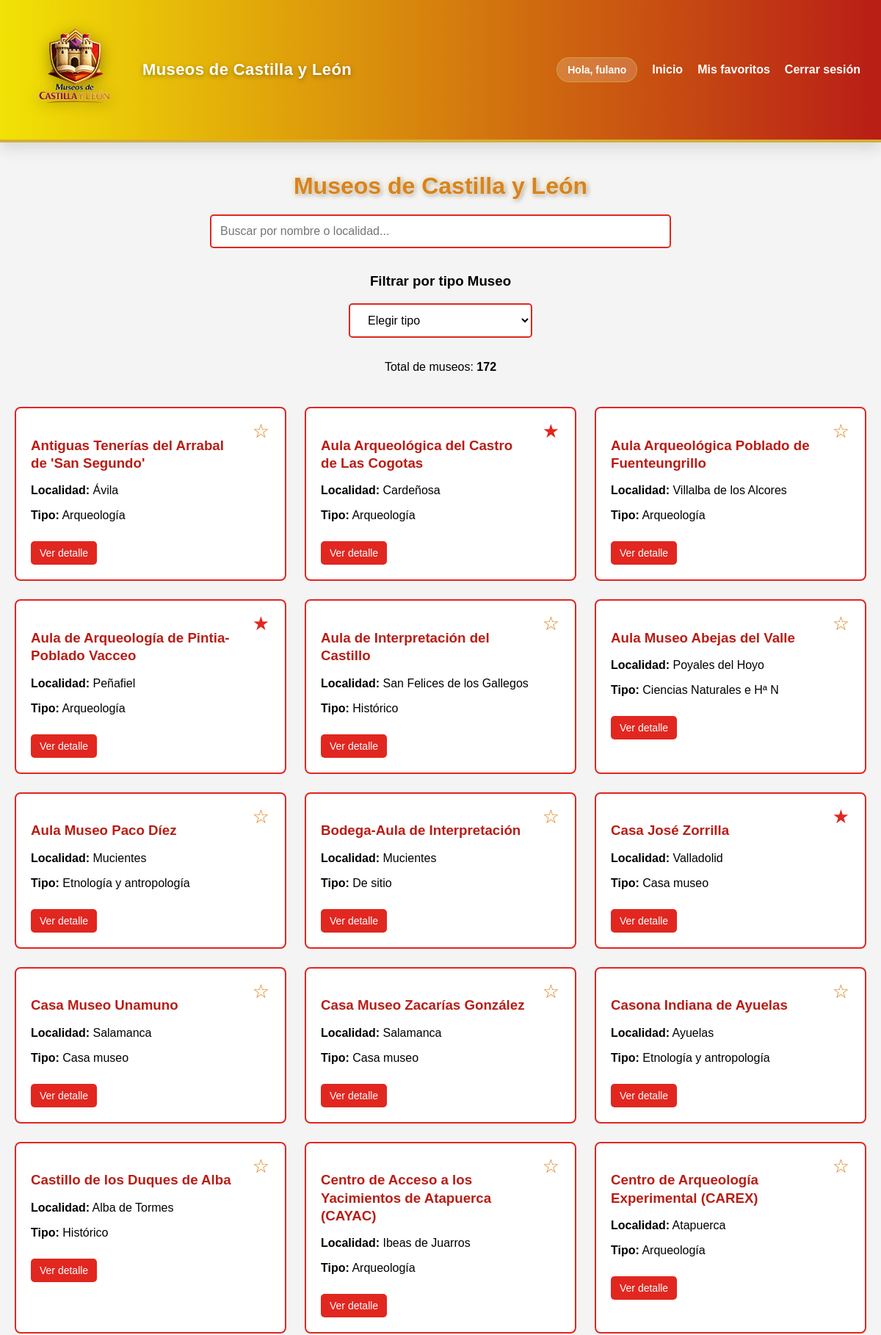
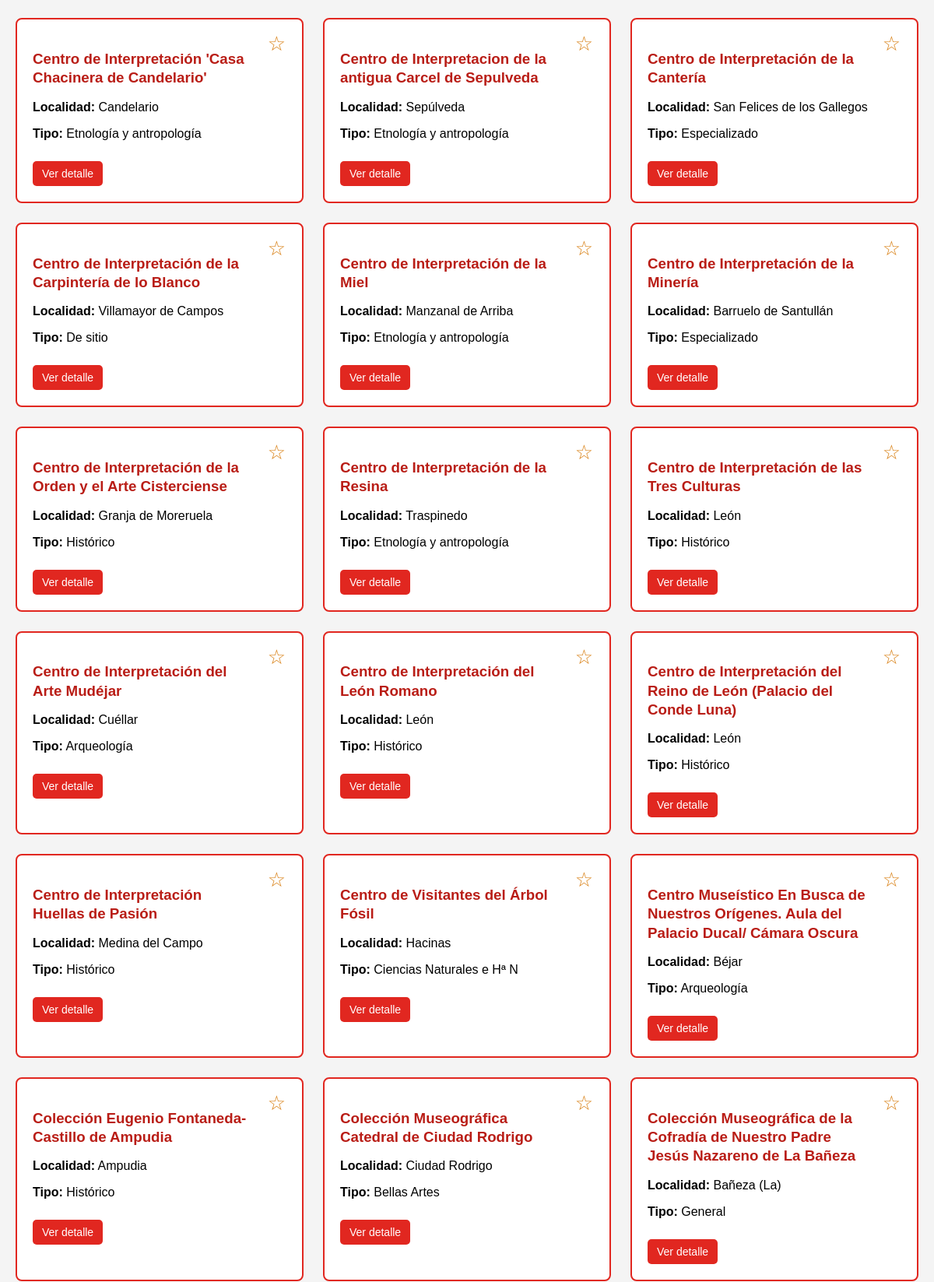
The page / (signed in, upper part) on the database its author committed (2 pictures, top to bottom).
### tables this page shows
CREATE TABLE `museos_cache` (
  `id` int(11) NOT NULL,
  `api_id` varchar(50) NOT NULL,
  `nombre` varchar(255) NOT NULL,
  `localidad` varchar(100) DEFAULT NULL,
  `tipologia` varchar(100) DEFAULT NULL,
  `latitud` decimal(10,8) DEFAULT NULL,
  `longitud` decimal(11,8) DEFAULT NULL,
  `horario` text DEFAULT NULL,
  `url` varchar(255) DEFAULT NULL,
  `informacion_adicional` text DEFAULT NULL,
  `ultima_actualizacion` timestamp NOT NULL DEFAULT current_timestamp() ON UPDATE current_timestamp()
);

### controllers/ControladorMuseo.php (called while the page is built, shortened)
<?php
class ControladorMuseo {
   private $modelo_museo;
   private $modelo_favorito;
   public function __construct() {
       $bd = new BaseDatos();
       $this->conexion = $bd->obtenerConexion();
       require_once __DIR__ . '/../models/Museo.php';
       require_once __DIR__ . '/../models/Favorito.php';
       $this->modelo_museo = new Museo($this->conexion);
       $this->modelo_favorito = new Favorito($this->conexion);
   }
   public function listar() {
       $museos = $this->modelo_museo->obtenerTodos();
       $favoritos_ids = [];
       if (isset($_SESSION['usuario_id'])) {
           $favoritos_ids = $this->modelo_favorito
               ->obtenerApiIdsFavoritos((int)$_SESSION['usuario_id']);
       }
       require_once __DIR__ . '/../views/layout/header.php';
       require_once __DIR__ . '/../views/museos/listado.php';
       require_once __DIR__ . '/../views/layout/footer.php';
   }
}

### config/basedatos.php (called while the page is built, shortened)
<?php
class BaseDatos {
   private $host = 'localhost';
   private $nombre_bd = 'museoscyl';
   private $usuario = 'root';
   private $contrasena = '';
   private $charset = 'utf8mb4';
   private $conexion = null;
   public function obtenerConexion() {
       try {
           $dsn = "mysql:host={$this->host};dbname={$this->nombre_bd};charset={$this->charset}";
           $this->conexion = new PDO($dsn, $this->usuario, $this->contrasena);
           $this->conexion->setAttribute(PDO::ATTR_ERRMODE, PDO::ERRMODE_EXCEPTION);
           $this->conexion->setAttribute(PDO::ATTR_DEFAULT_FETCH_MODE, PDO::FETCH_ASSOC);
       } catch (PDOException $e) {
           die('Error de conexión con la base de datos');
       }
       return $this->conexion;
   }
}

### models/Museo.php (called while the page is built, shortened)
<?php
class Museo {
   private $conexion;
   public function __construct($conexion) {
       $this->conexion = $conexion;
   }
   public function obtenerTodos(): array {
       $sql = "SELECT * FROM museos_cache ORDER BY nombre ASC";
       $stmt = $this->conexion->query($sql);
       $resultados = $stmt->fetchAll(PDO::FETCH_ASSOC);
       return $this->adaptarFormatoParaVistas($resultados);
   }
   private function adaptarFormatoParaVistas(array $museos): array {
       $adaptados = [];
       foreach ($museos as $museo) {
           $adaptados[] = $this->adaptarMuseoParaVista($museo);
       }
       return $adaptados;
   }
   private function adaptarMuseoParaVista(array $museo): array {
       return [
           'identificador' => $museo['api_id'],
           'nombreentidad' => $museo['nombre'],
           'localidad' => $museo['localidad'],
           'posicion' => [
               'lat' => $museo['latitud'],
               'lon' => $museo['longitud']
           ],
           'horario' => $museo['horario'],
           'horarioapertura' => $museo['horario'],
           'horario_apertura' => $museo['horario'],
           'horario_de_apertura' => $museo['horario'],
           'url' => $museo['url'],
           'web' => $museo['url'],
           'paginaweb' => $museo['url'],
           'enlace_al_contenido' => $museo['url'],
           'informacion_adicional' => $museo['informacion_adicional']
       ];
   }
}

### models/Favorito.php (called while the page is built, shortened)
<?php
class Favorito {
   private $conexion;
   public function __construct($conexion) {
       $this->conexion = $conexion;
   }
   public function obtenerApiIdsFavoritos(int $usuario_id): array {
       $sql = "SELECT m.api_id
               FROM favoritos f
               JOIN museos m ON m.id = f.museo_id
               WHERE f.usuario_id = :usuario_id";
       $stmt = $this->conexion->prepare($sql);
       $stmt->bindParam(':usuario_id', $usuario_id);
       $stmt->execute();
       return array_column($stmt->fetchAll(), 'api_id');
   }
}

### views/museos/listado.php (the view, shortened to what this page needs)
<?php
$tipos = [];
foreach ($museos as $m) {
   if (!empty($m['informacion_adicional'])) {
       if (preg_match('/Tipología del centro museístico:<\/strong>\s*([^<]+)/', $m['informacion_adicional'], $matches)) {
           $tipos[] = trim($matches[1]);
       }
   }
}
?>
<div class="filtros-contenedor">
<h1 class="titulo-listado">Museos de Castilla y León</h1>
<input
       type="text"
       id="buscador"
       class="buscador-input"
       placeholder="Buscar por nombre o localidad..."
       onkeyup="filtrarMuseos()"
>
 <h3>Filtrar por tipo Museo</h3>
<select id="filtro-tipo" class="filtro-tipo-select" onchange="filtrarMuseos()">
<option value="">Elegir tipo</option>
</select>
<p class="contador-museos">
       Total de museos: <strong id="contador-total"><?php echo count($museos); ?></strong>
</p>
</div>
<div class="museos-grid" id="museos-grid">
<?php foreach ($museos as $museo): ?>
<?php
   $tipologia = '';
   if (!empty($museo['informacion_adicional'])) {
       if (preg_match('/Tipología del centro museístico:<\/strong>\s*([^<]+)/', $museo['informacion_adicional'], $matches)) {
           $tipologia = trim($matches[1]);
       }
   }
   ?>
<div class="museo-tarjeta"
       data-nombre="<?php echo strtolower($museo['nombreentidad'] ?? ''); ?>"
       data-localidad="<?php echo strtolower($museo['localidad'] ?? ''); ?>"
       data-tipo="<?php echo strtolower($tipologia); ?>">
<?php if (isset($_SESSION['usuario_id'])): ?>
<button
               class="boton-favorito <?php echo in_array($museo['identificador'], $favoritos_ids) ? 'es-favorito' : 'no-favorito'; ?>"
               onclick="toggleFavorito(this, <?php echo htmlspecialchars(json_encode($museo)); ?>)">
<?php echo in_array($museo['identificador'], $favoritos_ids) ? '★' : '☆'; ?>
</button>
<?php endif; ?>
<h3><?php echo htmlspecialchars($museo['nombreentidad'] ?? 'Sin nombre'); ?></h3>
<?php if (!empty($museo['localidad'])): ?>
<p><strong>Localidad:</strong> <?php echo htmlspecialchars($museo['localidad']); ?></p>
<?php endif; ?>
<?php if (!empty($tipologia)): ?>
<p><strong>Tipo:</strong> <?php echo htmlspecialchars($tipologia); ?></p>
<?php endif; ?>
<?php if (isset($_SESSION['usuario_id'])): ?>
<a class="boton-accion"
              href="<?php echo BASE_URL; ?>/index.php?accion=detalle&id=<?php echo $museo['identificador']; ?>">
               Ver detalle
</a>
<?php endif; ?>
</div>
<?php endforeach; ?>
</div>

### views/layout/header.php (style rules this page uses)
body { margin: 0; font-family: Arial, sans-serif; background-color: #f4f4f4; }
a { text-decoration: none; color: #E12720; }

### views/museos/listado.php (style rules this page uses)
.filtros-contenedor { display: flex; flex-direction: column; align-items: center; margin-bottom: 35px; }
.titulo-listado { font-family: 'Bebas Neue', sans-serif; font-weight: 800; text-shadow: 0 0 4px rgba(255,255,255,0.6), 0 0 8px rgba(255,200,80,0.4), 2px 2px 6px rgba(0,0,0,0.35); color: #D9831A; margin-bottom: 20px; text-align: center; }
.buscador-input { width: 100%; max-width: 600px; padding: 12px; font-size: 16px; border: 2px solid #E12720; border-radius: 5px; margin-bottom: 15px; }
.filtro-tipo-select { padding: 12px 20px; font-size: 16px; border: 2px solid #E12720; border-radius: 5px; background-color: #ffffff; margin-bottom: 15px; }
.contador-museos { font-size: 16px; margin-bottom: 10px; }
.museos-grid { display: grid; grid-template-columns: repeat(auto-fill, minmax(320px, 1fr)); gap: 25px; }
.museo-tarjeta { background-color: #ffffff; border: 2px solid #E12720; border-radius: 8px; padding: 20px; position: relative; transition: transform 0.2s ease, box-shadow 0.2s ease; }
.museo-tarjeta h3 { color: #b91d16; margin-bottom: 15px; padding-right: 40px; line-height: 1.3; }
.boton-favorito { position: absolute; top: 15px; right: 15px; font-size: 26px; background: none; border: none; cursor: pointer; transition: transform 0.15s ease; }
.es-favorito { color: #E12720; }
.no-favorito { color: #D9831A; }
.boton-accion { display: inline-block; margin-top: 10px; padding: 8px 12px; background-color: #E12720; color: #ffffff; border-radius: 5px; font-size: 14px; transition: transform 0.15s ease, opacity 0.15s ease; }

### rows shown on the page
museos_cache: nombre "Antiguas Tenerías del Arrabal de 'San Segundo'", localidad "Ávila", tipologia "Arqueología"
museos_cache: nombre "Aula Arqueológica del Castro de Las Cogotas", localidad "Cardeñosa", tipologia "Arqueología"
museos_cache: nombre "Aula Arqueológica Poblado de Fuenteungrillo", localidad "Villalba de los Alcores", tipologia "Arqueología"
museos_cache: nombre "Aula de Arqueología de Pintia-Poblado Vacceo", localidad "Peñafiel", tipologia "Arqueología"
museos_cache: nombre "Aula de Interpretación del Castillo", localidad "San Felices de los Gallegos", tipologia "Histórico"
museos_cache: nombre "Aula Museo Abejas del Valle", localidad "Poyales del Hoyo", tipologia "Ciencias Naturales e Hª N"
museos_cache: nombre "Aula Museo Paco Díez", localidad "Mucientes", tipologia "Etnología y antropología"
museos_cache: nombre "Bodega-Aula de Interpretación", localidad "Mucientes", tipologia "De sitio"
museos_cache: nombre "Casa José Zorrilla", localidad "Valladolid", tipologia "Casa museo"
museos_cache: nombre "Casa Museo Unamuno", localidad "Salamanca", tipologia "Casa museo"
museos_cache: nombre "Casa Museo Zacarías González", localidad "Salamanca", tipologia "Casa museo"
museos_cache: nombre "Casona Indiana de Ayuelas", localidad "Ayuelas", tipologia "Etnología y antropología"
museos_cache: nombre "Castillo de los Duques de Alba", localidad "Alba de Tormes", tipologia "Histórico"
museos_cache: nombre "Centro de Acceso a los Yacimientos de Atapuerca (CAYAC)", localidad "Ibeas de Juarros", tipologia "Arqueología"
museos_cache: nombre "Centro de Arqueología Experimental (CAREX)", localidad "Atapuerca", tipologia "Arqueología"
museos_cache: nombre "Centro de Interpretación 'Casa Chacinera de Candelario'", localidad "Candelario", tipologia "Etnología y antropología"
museos_cache: nombre "Centro de Interpretacion de la antigua Carcel de Sepulveda", localidad "Sepúlveda", tipologia "Etnología y antropología"
museos_cache: nombre "Centro de Interpretación de la Cantería", localidad "San Felices de los Gallegos", tipologia "Especializado"
museos_cache: nombre "Centro de Interpretación de la Carpintería de lo Blanco", localidad "Villamayor de Campos", tipologia "De sitio"
museos_cache: nombre "Centro de Interpretación de la Miel", localidad "Manzanal de Arriba", tipologia "Etnología y antropología"
museos_cache: nombre "Centro de Interpretación de la Minería", localidad "Barruelo de Santullán", tipologia "Especializado"
museos_cache: nombre "Centro de Interpretación de la Orden y el Arte Cisterciense", localidad "Granja de Moreruela", tipologia "Histórico"
museos_cache: nombre "Centro de Interpretación de la Resina", localidad "Traspinedo", tipologia "Etnología y antropología"
museos_cache: nombre "Centro de Interpretación de las Tres Culturas", localidad "León", tipologia "Histórico"
museos_cache: nombre "Centro de Interpretación del Arte Mudéjar", localidad "Cuéllar", tipologia "Arqueología"
museos_cache: nombre "Centro de Interpretación del León Romano", localidad "León", tipologia "Histórico"
museos_cache: nombre "Centro de Interpretación del Reino de León (Palacio del Conde Luna)", localidad "León", tipologia "Histórico"
museos_cache: nombre "Centro de Interpretación Huellas de Pasión", localidad "Medina del Campo", tipologia "Histórico"
museos_cache: nombre "Centro de Visitantes del Árbol Fósil", localidad "Hacinas", tipologia "Ciencias Naturales e Hª N"
museos_cache: nombre "Centro Museístico En Busca de Nuestros Orígenes. Aula del Palacio Ducal/ Cámara Oscura", localidad "Béjar", tipologia "Arqueología"
museos_cache: nombre "Colección Eugenio Fontaneda-Castillo de Ampudia", localidad "Ampudia", tipologia "Histórico"
museos_cache: nombre "Colección Museográfica Catedral de Ciudad Rodrigo", localidad "Ciudad Rodrigo", tipologia "Bellas Artes"
museos_cache: nombre "Colección Museográfica de la Cofradía de Nuestro Padre Jesús Nazareno de La Bañeza", localidad "Bañeza (La)", tipologia "General"

### other values the page prints
$_SESSION['usuario_nombre'] "fulano"
count($museos) "172"
